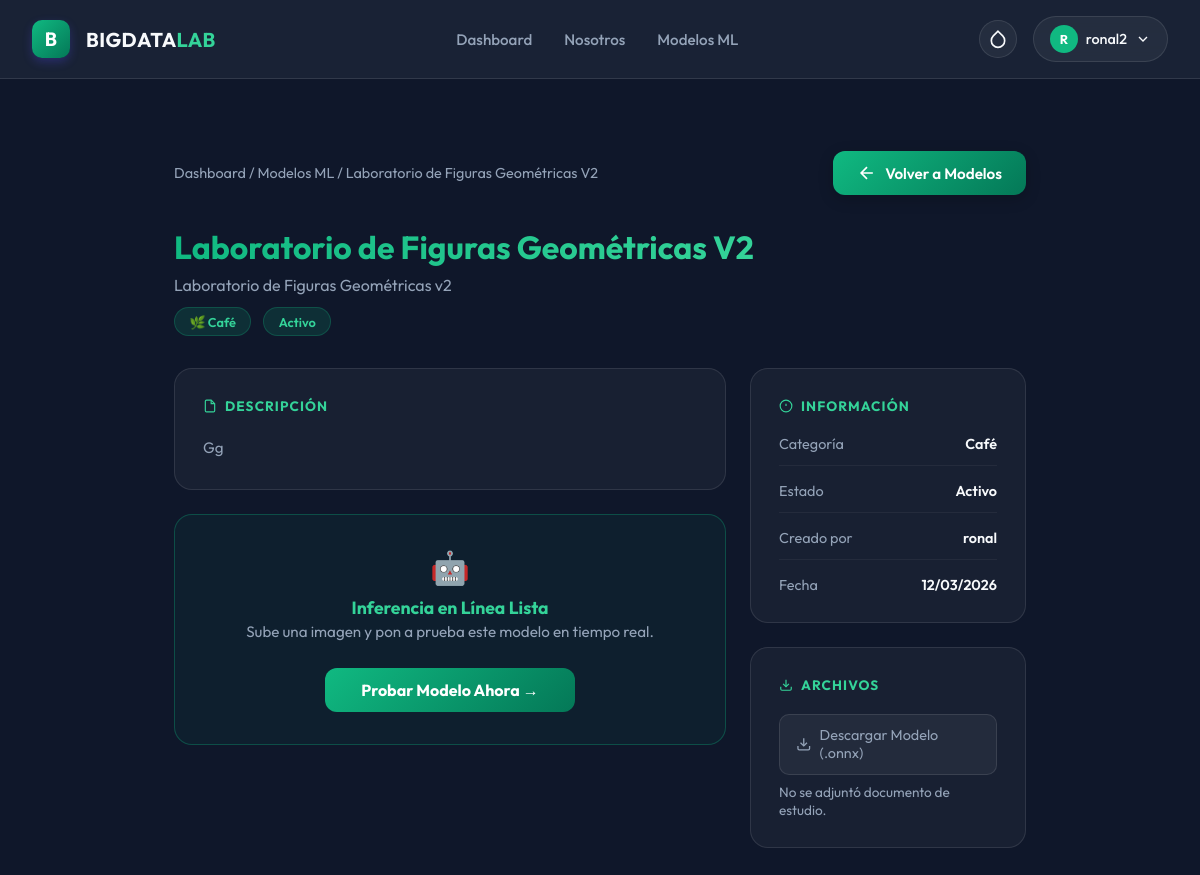
The page /modelos/15/ (signed in) on the database its author committed.
### app/models.py (models this page shows, shortened)
class ModeloML(models.Model):
    CATEGORIA_CHOICES = [
        ('fresa', 'Fresa'),
        ('cacao', 'Cacao'),
        ('manzana', 'Manzana'),
        ('tomate', 'Tomate'),
        ('cafe', 'Café'),
        ('platano', 'Plátano'),
        ('otro', 'Otro'),
    ]
    ESTADO_CHOICES = [
        ('activo', 'Activo'),
        ('inactivo', 'Inactivo'),
        ('entrenamiento', 'En Entrenamiento'),
    ]
    nombre = models.CharField(max_length=255)
    nombre_estudio = models.CharField(max_length=255, verbose_name='Nombre del Estudio')
    descripcion = models.TextField()
    categoria = models.CharField(max_length=50, choices=CATEGORIA_CHOICES)
    estado = models.CharField(max_length=20, choices=ESTADO_CHOICES, default='activo')
    archivo_modelo = models.FileField(
        upload_to='modelos_ml/',
        verbose_name='Archivo del Modelo (.onnx, .pkl)',
        help_text='Sube el archivo de tu modelo entrenado (formatos aceptados: .onnx, .pkl)'
    )
    documento_estudio = models.FileField(
        upload_to='estudios_pdf/',
        verbose_name='Documento del Estudio (PDF)',
        blank=True,
        null=True,
        help_text='Documento PDF con la investigación o estudio relacionado'
    )
    precision = models.DecimalField(
        max_digits=5,
        decimal_places=2,
        blank=True,
        null=True,
        verbose_name='Precisión (%)',
        help_text='Precisión del modelo en porcentaje (ej: 95.87)'
    )
    img_width = models.IntegerField(
        default=28,
        verbose_name='Ancho de Entrada (px)',
        help_text='Ancho esperado de la imagen por el modelo ONNX (ej: 28, 224).'
    )
    img_height = models.IntegerField(
        default=28,
        verbose_name='Alto de Entrada (px)',
        help_text='Alto esperado de la imagen por el modelo ONNX (ej: 28, 224).'
    )
    es_rgb = models.BooleanField(
        default=False,
        verbose_name='¿Es RGB (A color)?',
        help_text='Marca esta opción si el modelo fue entrenado con imágenes a color. Déjalo vacío si es en escala de grises.'
    )
    invertir_colores = models.BooleanField(
        default=False,
        verbose_name='¿Invertir Colores?',
        help_text='Ideal para modelos como MNIST que esperan trazos blancos sobre fondo negro.'
    )
    nombres_clases = models.TextField(
        blank=True,
        null=True,
        verbose_name='Nombres de las Clases',
        help_text='Nombres separados por comas. Ej: "Manzana Sana,Manzana Enferma". Convierte el resultado numérico en texto legible.'
    )
    usuario = models.ForeignKey(User, on_delete=models.CASCADE, related_name='modelos_ml')
    fecha_creacion = models.DateTimeField(auto_now_add=True)
    fecha_actualizacion = models.DateTimeField(auto_now=True)
    class Meta:
        ordering = ['-fecha_creacion']
        verbose_name = 'Modelo ML'
        verbose_name_plural = 'Modelos ML'

### app/views.py (the view)
# urls.py: path('modelos/<int:pk>/', views.modelo_detalle, name='modelo_detalle'),
@login_required(login_url='index')
def modelo_detalle(request, pk):
    from app.models import ModeloML
    modelo = get_object_or_404(ModeloML, pk=pk)
    return render(request, 'modelo_detalle.html', {'modelo': modelo})

### app/templates/modelo_detalle.html (shortened to what this page needs)
{% extends "base.html" %}
{% block content %}
<div class="detalle-container">
    <div class="breadcrumb" style="display: flex; justify-content: space-between; align-items: center; margin-bottom: 2rem;">
        <div>
            <a href="{% url 'dashboard' %}">Dashboard</a> <span>/</span>
            <a href="{% url 'modelos_lista' %}">Modelos ML</a> <span>/</span>
            <span>{{ modelo.nombre }}</span>
        </div>
        <a href="{% url 'modelos_lista' %}" class="btn-action" style="display: inline-flex; align-items: center; gap: 0.5rem; padding: 0.75rem 1.5rem; background: linear-gradient(135deg, var(--theme-grad-1), var(--theme-grad-2)); color: white; border: none; border-radius: 12px; font-size: 0.95rem; font-weight: 600; text-decoration: none; transition: all 0.3s; box-shadow: 0 4px 15px rgba(0,0,0,0.2);">
            <svg width="20" height="20" viewBox="0 0 24 24" fill="none" stroke="currentColor" stroke-width="2"><path d="M19 12H5M12 19l-7-7 7-7"/></svg>
            Volver a Modelos
        </a>
    </div>
    <div class="detalle-header">
        <div class="detalle-title">
            <h1><span>{{ modelo.nombre }}</span></h1>
            <p>{{ modelo.nombre_estudio }}</p>
            <div class="badge-row">
                <span class="badge badge-cat">🌿 {{ modelo.get_categoria_display }}</span>
                <span class="badge badge-{{ modelo.estado }}">{{ modelo.get_estado_display }}</span>
            </div>
        </div>
    </div>
    <div class="detalle-grid">
        <div>
            <div class="glass-card" style="margin-bottom: 1.5rem;">
                <h3>
                    <svg width="14" height="14" viewBox="0 0 24 24" fill="none" stroke="currentColor" stroke-width="2"><path d="M14 2H6a2 2 0 0 0-2 2v16a2 2 0 0 0 2 2h12a2 2 0 0 0 2-2V8z"/><polyline points="14 2 14 8 20 8"/></svg>
                    Descripción
                </h3>
                <p class="descripcion">{{ modelo.descripcion }}</p>
            </div>
            {% if modelo.estado != 'inactivo' %}
            <div class="glass-card" style="border: 1px solid rgba(16, 185, 129, 0.3); background: rgba(16, 185, 129, 0.05); text-align: center; padding: 2rem;">
                <div style="font-size: 2rem; margin-bottom: 0.5rem;">🤖</div>
                <p style="color: var(--text-muted); font-size: 0.95rem; line-height: 1.5;"><strong style="color: var(--theme-text-hl); font-size: 1.1rem;">Inferencia en Línea Lista</strong><br>Sube una imagen y pon a prueba este modelo en tiempo real.</p>
                <a href="{% url 'modelo_ejecutar' modelo.pk %}" class="btn-ejecutar" style="max-width: 250px; margin: 1.5rem auto 0; padding: 0.75rem;">
                    Probar Modelo Ahora →
                </a>
            </div>
            {% endif %}
        </div>
        <div>
            <div class="glass-card" style="margin-bottom: 1.5rem;">
                <h3>
                    <svg width="14" height="14" viewBox="0 0 24 24" fill="none" stroke="currentColor" stroke-width="2"><circle cx="12" cy="12" r="10"/><line x1="12" y1="8" x2="12" y2="12"/><line x1="12" y1="16" x2="12.01" y2="16"/></svg>
                    Información
                </h3>
                <div class="meta-list">
                    <div class="meta-item">
                        <span class="meta-label">Categoría</span>
                        <span class="meta-value">{{ modelo.get_categoria_display }}</span>
                    </div>
                    <div class="meta-item">
                        <span class="meta-label">Estado</span>
                        <span class="meta-value">{{ modelo.get_estado_display }}</span>
                    </div>
                    <div class="meta-item">
                        <span class="meta-label">Creado por</span>
                        <span class="meta-value">{{ modelo.usuario.get_full_name|default:modelo.usuario.username }}</span>
                    </div>
                    <div class="meta-item">
                        <span class="meta-label">Fecha</span>
                        <span class="meta-value">{{ modelo.fecha_creacion|date:"d/m/Y" }}</span>
                    </div>
                </div>
            </div>
            <div class="glass-card">
                <h3>
                    <svg width="14" height="14" viewBox="0 0 24 24" fill="none" stroke="currentColor" stroke-width="2"><path d="M21 15v4a2 2 0 0 1-2 2H5a2 2 0 0 1-2-2v-4"/><polyline points="7 10 12 15 17 10"/><line x1="12" y1="15" x2="12" y2="3"/></svg>
                    Archivos
                </h3>
                {% if modelo.archivo_modelo %}
                <a href="{{ modelo.archivo_modelo.url }}" class="btn-descargar" download>
                    <svg width="16" height="16" viewBox="0 0 24 24" fill="none" stroke="currentColor" stroke-width="2"><path d="M21 15v4a2 2 0 0 1-2 2H5a2 2 0 0 1-2-2v-4"/><polyline points="7 10 12 15 17 10"/><line x1="12" y1="15" x2="12" y2="3"/></svg>
                    Descargar Modelo (.onnx)
                </a>
                {% endif %}
                {% if modelo.documento_estudio %}
                <a href="{{ modelo.documento_estudio.url }}" class="btn-descargar" target="_blank">
                    <svg width="16" height="16" viewBox="0 0 24 24" fill="none" stroke="currentColor" stroke-width="2"><path d="M14 2H6a2 2 0 0 0-2 2v16a2 2 0 0 0 2 2h12a2 2 0 0 0 2-2V8z"/><polyline points="14 2 14 8 20 8"/></svg>
                    Ver Documento del Estudio
                </a>
                {% else %}
                <p style="color: var(--text-muted); font-size: 0.85rem; margin-top: 0.5rem;">No se adjuntó documento de estudio.</p>
                {% endif %}
            </div>
        </div>
    </div>
</div>
{% endblock %}

### app/templates/base.html (shortened to what this page needs)
<!DOCTYPE html>
<html lang="es">
<head>
</head>
<body x-data="{
    mobileMenuOpen: false,
    theme: localStorage.getItem('theme') || 'green',
    toggleTheme() {
        this.theme = this.theme === 'green' ? 'indigo' : 'green';
        localStorage.setItem('theme', this.theme);
        document.documentElement.setAttribute('data-theme', this.theme);
    }
}" x-init="document.documentElement.setAttribute('data-theme', theme)">
    <nav class="navbar">
        <div class="nav-container">
            <a href="{% url 'dashboard' %}" class="nav-brand">
                <div class="brand-icon">B</div>
                <div class="brand-text">BIGDATA<span>LAB</span></div>
            </a>
            <div class="nav-links">
                <a href="{% url 'dashboard' %}"
                    class="nav-link {% if request.resolver_match.url_name == 'dashboard' %}active{% endif %}">Dashboard</a>
                <a href="{% url 'nosotros' %}"
                    class="nav-link {% if request.resolver_match.url_name == 'nosotros' %}active{% endif %}">Nosotros</a>
                <a href="{% url 'modelos_lista' %}"
                    class="nav-link {% if 'modelos' in request.resolver_match.url_name %}active{% endif %}">Modelos ML</a>
            </div>
            <div style="display: flex; gap: 1rem; align-items: center;">
                <button @click="toggleTheme()" class="user-btn" title="Alternar Tema" style="padding: 0.5rem; border-radius: 50%;">
                    <svg x-show="theme === 'green'" width="20" height="20" viewBox="0 0 24 24" fill="none" stroke="currentColor" stroke-width="2">
                        <path d="M12 2.69l5.66 5.66a8 8 0 1 1-11.31 0z"/>
                    </svg>
                </button>
                <div class="user-menu-container" x-data="{ open: false }">
                    <button @click="open = !open" @click.outside="open = false" class="user-btn">
                    <div class="user-avatar">
                        {{ user.first_name|default:user.username|make_list|first|upper }}
                    </div>
                    <span>{{ user.username }}</span>
                    <svg width="16" height="16" viewBox="0 0 24 24" fill="none" stroke="currentColor" stroke-width="2">
                        <path d="m6 9 6 6 6-6" />
                    </svg>
                </button>
            </div>
            </div>
        </div>
    </nav>
    <main class="main-container">
        {% block content %}
        {% endblock %}
    </main>
</body>
</html>

### app/templates/base.html (style rules this page uses)
:root { --primary: #10B981; --primary-hover: #059669; --secondary: #10B981; --background-dark: #0f172a; --surface: #1e293b; --surface-glass: rgba(30, 41, 59, 0.7); --glass-border: rgba(255, 255, 255, 0.1); --text-main: #F8FAFC; --text-muted: #94A3B8; --theme-grad-1: #10B981; --theme-grad-2: #047857; --theme-text-hl: #34D399; --theme-icon-bg: #10B981; }
* { margin: 0; padding: 0; box-sizing: border-box; font-family: 'Outfit', sans-serif; }
body { background-color: var(--background-dark); color: var(--text-main); min-height: 100vh; display: flex; flex-direction: column; overflow-x: hidden; }
.navbar { background: var(--surface-glass); backdrop-filter: blur(16px); -webkit-backdrop-filter: blur(16px); border-bottom: 1px solid var(--glass-border); position: sticky; top: 0; z-index: 50; padding: 1rem 2rem; transition: all 0.3s ease; }
.nav-container { max-width: 1400px; margin: 0 auto; display: flex; justify-content: space-between; align-items: center; }
.nav-brand { display: flex; align-items: center; gap: 1rem; text-decoration: none; color: var(--text-main); }
.brand-icon { width: 38px; height: 38px; background: linear-gradient(135deg, var(--theme-grad-1), var(--theme-grad-2)); border-radius: 10px; display: flex; align-items: center; justify-content: center; font-weight: bold; font-size: 1.2rem; box-shadow: 0 4px 10px rgba(79, 70, 229, 0.3); color: white; }
.brand-text { font-size: 1.25rem; font-weight: 700; letter-spacing: 0.02em; }
.brand-text span { color: var(--theme-text-hl); }
.nav-links { display: flex; gap: 2rem; align-items: center; }
.nav-link { text-decoration: none; color: var(--text-muted); font-weight: 500; font-size: 0.95rem; transition: color 0.2s, transform 0.2s; position: relative; }
.nav-link::after { content: ''; position: absolute; bottom: -5px; left: 0; width: 100%; height: 2px; background: linear-gradient(90deg, var(--theme-grad-1), var(--theme-grad-2)); transform: scaleX(0); transition: transform 0.3s ease; transform-origin: right; }
.user-menu-container { position: relative; }
.user-btn { background: rgba(255, 255, 255, 0.05); border: 1px solid var(--glass-border); padding: 0.5rem 1rem; border-radius: 9999px; color: var(--text-main); display: flex; align-items: center; gap: 0.5rem; cursor: pointer; transition: background 0.2s; font-size: 0.9rem; font-weight: 500; }
.user-avatar { width: 28px; height: 28px; background: var(--theme-icon-bg); border-radius: 50%; display: flex; align-items: center; justify-content: center; font-weight: bold; color: white; font-size: 0.8rem; }
.main-container { flex: 1; padding: 2rem; max-width: 1400px; margin: 0 auto; width: 100%; }

### rows shown on the page
ModeloML: nombre "Laboratorio de Figuras Geométricas V2", nombre_estudio "Laboratorio de Figuras Geométricas v2", categoria "Café", estado "Activo", descripcion "Gg", usuario.get_full_name "ronal", fecha_creacion "12/03/2026"

### other values the page prints
{{ user.first_name|default:user.username|make_list|first|upper }} "R"
{{ user.username }} "ronal2"
